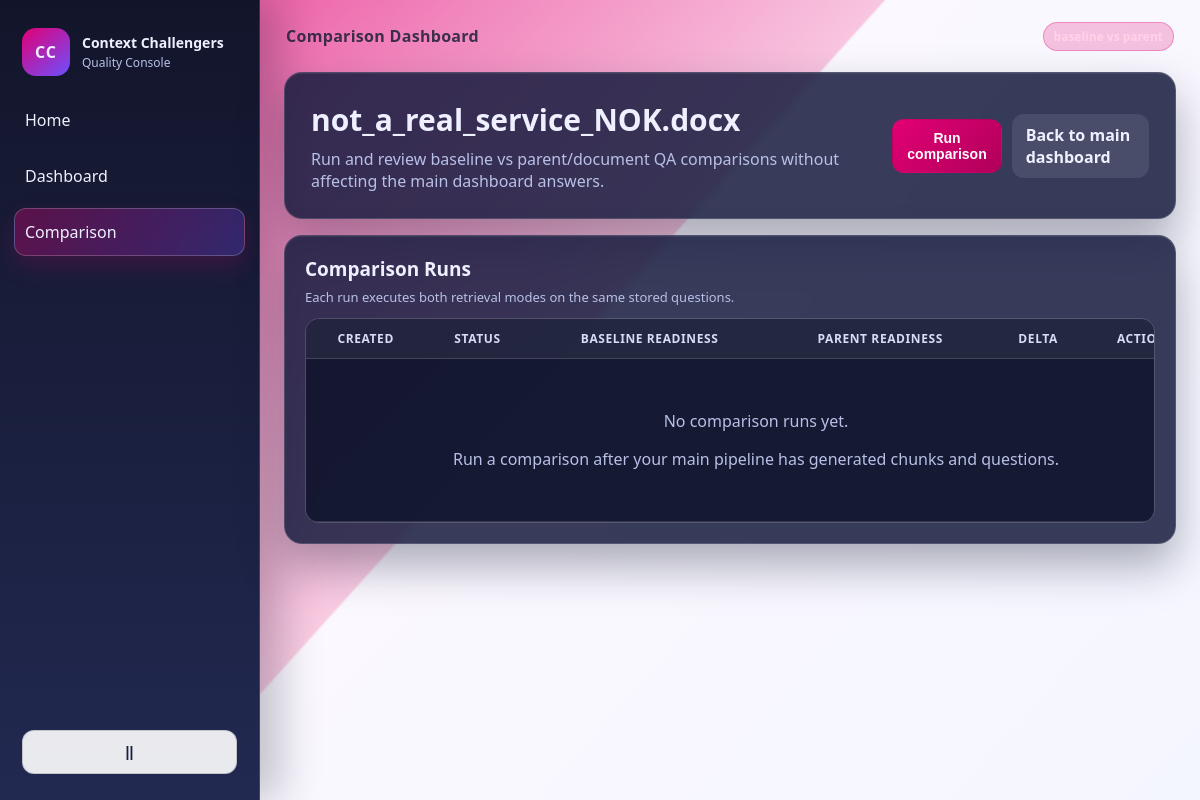
The page /documents/f0deebc8-71dd-4fe1-9b53-fd270d0a2016/comparison on the database its author committed.
### tables this page shows
CREATE TABLE i18n_translations (
              lang TEXT NOT NULL,
              key TEXT NOT NULL,
              value TEXT NOT NULL,
              PRIMARY KEY (lang, key)
            );

CREATE TABLE documents (
              id TEXT PRIMARY KEY,
              filename TEXT NOT NULL,
              content_type TEXT NOT NULL,
              created_at TEXT NOT NULL,
              status TEXT NOT NULL,
              raw_text TEXT,
              refined_text TEXT
            , selected_qa_mode TEXT NOT NULL DEFAULT 'baseline');

### app/main.py (the view)
@app.get("/documents/{document_id}/comparison")
def comparison_dashboard(request: Request, document_id: str, run_id: str | None = None):
    doc = _get_document_or_404(
        document_id,
        warning_message="Comparison dashboard requested for missing document",
    )
    comparison_data = get_document_comparison_dashboard(document_id, run_id=run_id)
    logger.info("Comparison dashboard loaded | document_id=%s", document_id)
    return _render_template(
        "comparison.html",
        request,
        {
            "document": doc,
            "comparison_data": comparison_data,
        },
    )

### app/templates/comparison.html (shortened to what this page needs)
<!doctype html>
<html lang="en">
  <head>
    <link rel="stylesheet" href="/static/app.css" />
  </head>
  <body class="page-document">
    <div class="app-shell">
      <aside class="sidebar" id="sidebar">
        <div class="sidebar-head">
          <div class="logo-box">CC</div>
          <div class="brand-copy">
            <p class="brand-title">Context Challengers</p>
            <p class="brand-subtitle">Quality Console</p>
          </div>
        </div>
        <nav class="side-nav">
          <a class="nav-link" href="/"><span class="nav-text">{{ tr.get('common.home', 'Home') }}</span></a>
          <a class="nav-link" href="/documents/{{ document.id }}"><span class="nav-text">{{ tr.get('common.dashboard', 'Dashboard') }}</span></a>
          <a class="nav-link active" href="/documents/{{ document.id }}/comparison"><span class="nav-text">Comparison</span></a>
        </nav>
        <div class="sidebar-foot">
          <button class="nav-toggle" id="navToggle" type="button" aria-label="Toggle sidebar">||</button>
        </div>
      </aside>
      <div class="main-area">
        <header class="topbar">
          <p class="topbar-title">Comparison Dashboard</p>
          <div class="topbar-right">
            <span class="pill">baseline vs parent</span>
          </div>
        </header>
        <main class="container">
          <section class="hero card">
            <div>
              <h1>{{ document.filename }}</h1>
              <p>Run and review baseline vs parent/document QA comparisons without affecting the main dashboard answers.</p>
            </div>
            <div class="hero-actions">
              <form action="/documents/{{ document.id }}/comparison/run" method="post">
                <button type="submit" class="btn btn-primary">Run comparison</button>
              </form>
              <a class="btn btn-secondary" href="/documents/{{ document.id }}">Back to main dashboard</a>
            </div>
          </section>
          <section class="panel card">
            <div class="panel-head">
              <h2>Comparison Runs</h2>
              <p>Each run executes both retrieval modes on the same stored questions.</p>
            </div>
            <div class="table-wrap">
              <table>
                <thead>
                  <tr>
                    <th>Created</th>
                    <th>Status</th>
                    <th>Baseline Readiness</th>
                    <th>Parent Readiness</th>
                    <th>Delta</th>
                    <th>Actions</th>
                  </tr>
                </thead>
                <tbody>
                  {% for run in comparison_data.runs %}
                    {% set summary = run.summary or {} %}
                    {% set base = summary.get('baseline', {}) if summary else {} %}
                    {% set parent = summary.get('parent', {}) if summary else {} %}
                    <tr>
                      <td>{{ run.created_at[:19].replace('T', ' ') if run.created_at else '-' }}</td>
                      <td><span class="badge badge-{{ run.status or 'uploaded' }}">{{ run.status }}</span></td>
                      <td>
                        {% if base %}
                          {{ '%.0f'|format((base.get('readiness_score', 0) or 0) * 100) }}%
                        {% else %}
                          -
                        {% endif %}
                      </td>
                      <td>
                        {% if parent %}
                          {{ '%.0f'|format((parent.get('readiness_score', 0) or 0) * 100) }}%
                        {% else %}
                          -
                        {% endif %}
                      </td>
                      <td>
                        {% if summary and summary.get('delta_readiness_score') is not none %}
                          {{ '%+.0f'|format((summary.get('delta_readiness_score', 0) or 0) * 100) }}%
                        {% else %}
                          -
                        {% endif %}
                      </td>
                      <td>
                        <div style="display:flex; gap:8px; flex-wrap:wrap;">
                          <a class="btn btn-secondary" href="/documents/{{ document.id }}/comparison?run_id={{ run.id }}">Open</a>
                          <form action="/documents/{{ document.id }}/comparison-runs/{{ run.id }}/delete" method="post" onsubmit="return confirm('Delete this comparison run?');">
                            <button type="submit" class="btn btn-secondary">Delete</button>
                          </form>
                        </div>
                      </td>
                    </tr>
                  {% else %}
                    <tr>
                      <td colspan="6">
                        <div class="empty-state">
                          <p>No comparison runs yet.</p>
                          <p>Run a comparison after your main pipeline has generated chunks and questions.</p>
                        </div>
                      </td>
                    </tr>
                  {% endfor %}
                </tbody>
              </table>
            </div>
          </section>
        </main>
      </div>
    </div>
  </body>
</html>

### rows shown on the page
i18n_translations: get "Home"
i18n_translations: get "Dashboard"
documents: filename "not_a_real_service_NOK.docx"
